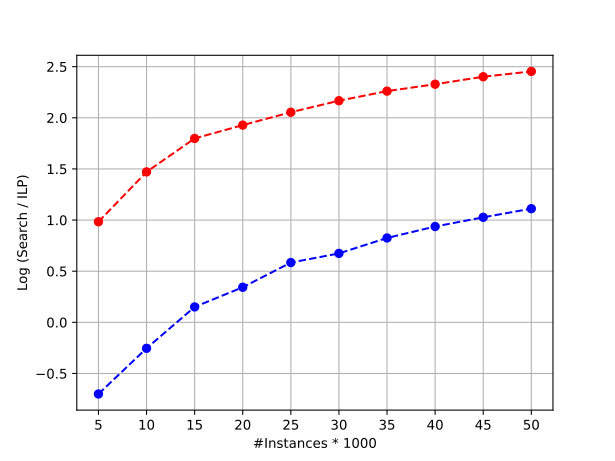

Generate this figure with Python:
import numpy as np
import matplotlib.pyplot as plt


TIME_REPORT_BASE_ADDRESS = "../experiments/cpp"

x_ticks = ["5", "10", "15", "20", "25", "30", "35", "40", "45", "50"]

ilp_average_time_2 = []
for n_instances in x_ticks:
    time_report_address = f"{TIME_REPORT_BASE_ADDRESS}/ilp/results/" \
                          f"{int(n_instances) * 1000}_{2}/time_report.txt"
    with open(time_report_address, "r") as time_report_file:
        line = time_report_file.readline()
    ilp_average_time_2.append(round(float(line.split()[-1]), 3))

ilp_average_time_3 = []
for n_instances in x_ticks:
    time_report_address = f"{TIME_REPORT_BASE_ADDRESS}/ilp/results/" \
                          f"{int(n_instances) * 1000}_{3}/time_report.txt"
    with open(time_report_address, "r") as time_report_file:
        line = time_report_file.readline()
    ilp_average_time_3.append(round(float(line.split()[-1]), 3))

exhaustive_search_average_time_2 = []
for n_instances in x_ticks:
    time_report_address = f"{TIME_REPORT_BASE_ADDRESS}/exhaustive_search/results/" \
                          f"{int(n_instances) * 1000}_{2}/time_report.txt"
    with open(time_report_address, "r") as time_report_file:
        line = time_report_file.readline()
    exhaustive_search_average_time_2.append(round(float(line.split()[-1]), 3))

exhaustive_search_average_time_3 = []
for n_instances in x_ticks:
    time_report_address = f"{TIME_REPORT_BASE_ADDRESS}/exhaustive_search/results/" \
                          f"{int(n_instances) * 1000}_{3}/time_report.txt"
    with open(time_report_address, "r") as time_report_file:
        line = time_report_file.readline()
    exhaustive_search_average_time_3.append(round(float(line.split()[-1]), 3))

portion_2 = np.log10([exhaustive_search_average_time_2[i] / ilp_average_time_2[i] for i in range(len(x_ticks))])
portion_3 = np.log10([exhaustive_search_average_time_3[i] / ilp_average_time_3[i] for i in range(len(x_ticks))])

plt.plot(x_ticks, portion_2, "--ro", label="Prediction Decimal = 2")
plt.plot(x_ticks, portion_3, "--bo", label="Prediction Decimal = 3")

plt.title("")
plt.ylabel("Log (Search / ILP)", size=10)
plt.xlabel("#Instances * 1000", size=10)
plt.legend()
plt.grid()
plt.savefig("figure_1.png", format="png")
plt.savefig("figure_1.svg", format="svg")
